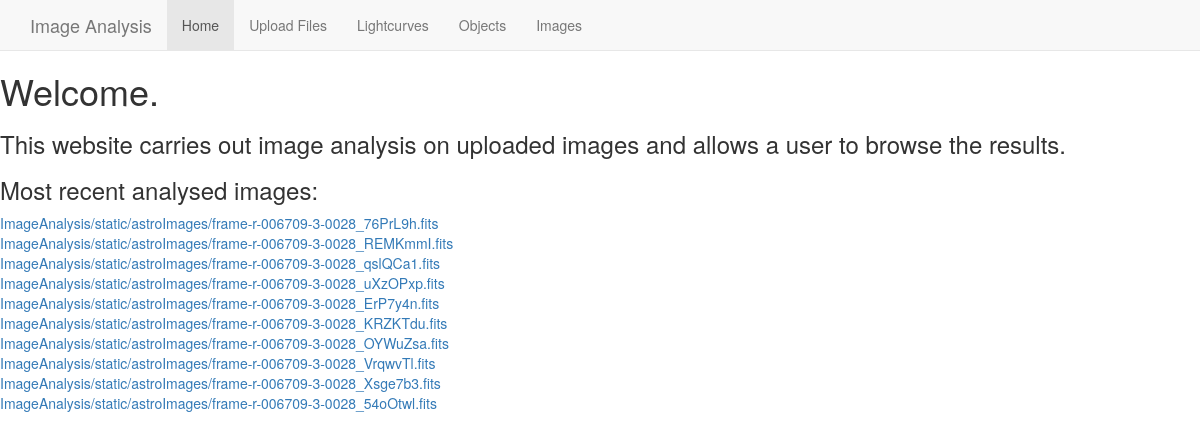
/, run on an earlier commit of the app's database.
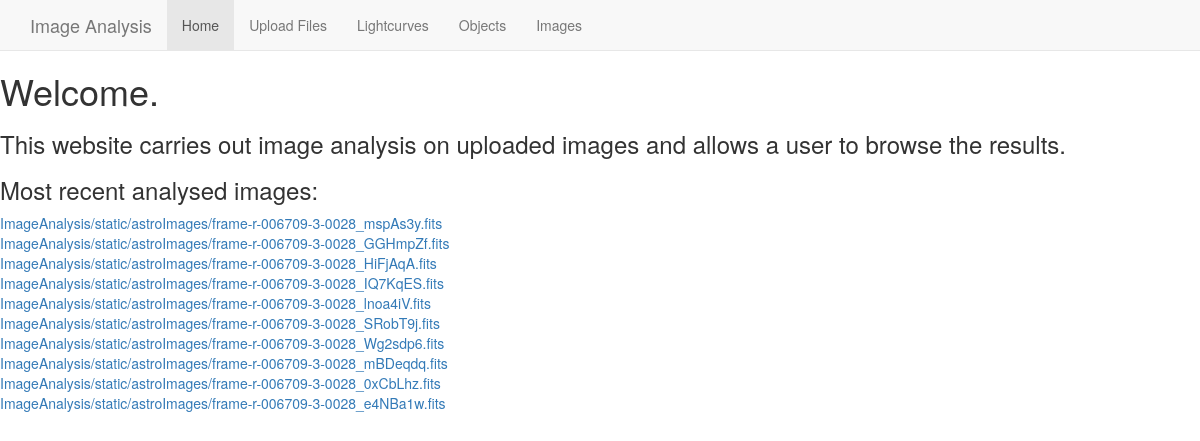
And on a later commit of the database.
### ImageAnalysis/models.py (models this page shows, shortened)
class Image(models.Model):
    sources = models.ManyToManyField(Source, through='SourceInImage', blank=True)
    camera = models.ForeignKey(Camera, on_delete=models.CASCADE)
    cameraFilter = models.CharField(max_length=2)
    imageFile = models.OneToOneField(UploadFile, on_delete=models.CASCADE)
    offset = models.FloatField(default=25.0)
    imageName = models.CharField(max_length=100)
    previewName = models.CharField(max_length=100)
    obsTime = models.DateTimeField()
    path = None #we can use Image.imageFile to return this
    data = None
    header = None
    offset = None #definitely add this to database
    offsetErr = None
    centreCoordinates = None #add this for image coordinate search
    backMean = None
    backMedian = None
    backStd = None
    stars = None
    magnitudes = None
    references = None
    wcsOb = None
    realMagnitudes = None

class UploadFile(models.Model):
    file = models.FileField(upload_to='ImageAnalysis/static/astroImages/')
    uploaded_at = models.DateTimeField(auto_now_add=True)
    def __str__(self):
        return str(self.file)

### ImageAnalysis/views.py (the view)
# urls.py: url(r'^$', views.index, name='index'),
def index(request):
	images = Image.objects.all() #get all images
	numberImages = len(images)
	if numberImages < 10:
		imagesToDisplay = numberImages
	else:
		imagesToDisplay = 10
	images = images[numberImages-imagesToDisplay:numberImages] #get last 10 images or all images if there's not 10
	images = images[::-1] #reverse list
	return render(request, 'ImageAnalysis/index.html', {'images': images})

### ImageAnalysis/templates/ImageAnalysis/index.html (shortened to what this page needs)
{% extends 'base.html' %}
{% block content%}
	<h1>Welcome.</h1>
	<h3>This website carries out image analysis on uploaded images and allows a user to browse the results.</h3>
	<h3>Most recent analysed images: </h3>
	{% for image in images %}
		<a href="{% url 'imageanalysis:image' %}{{image.id}}">{{image.imageFile}}</a><br/>
	{% endfor %}
{% endblock %}

What changed in the data, as far as the page shows it:
no longer on this page (row edited): Image: imageFile "ImageAnalysis/static/astroImages/frame-r-006709-3-0028_76PrL9h.fits"
no longer on this page (row edited): Image: imageFile "ImageAnalysis/static/astroImages/frame-r-006709-3-0028_REMKmmI.fits"
no longer on this page (row edited): Image: imageFile "ImageAnalysis/static/astroImages/frame-r-006709-3-0028_qslQCa1.fits"
no longer on this page (row edited): Image: imageFile "ImageAnalysis/static/astroImages/frame-r-006709-3-0028_uXzOPxp.fits"
no longer on this page (row edited): Image: imageFile "ImageAnalysis/static/astroImages/frame-r-006709-3-0028_ErP7y4n.fits"
no longer on this page (row edited): Image: imageFile "ImageAnalysis/static/astroImages/frame-r-006709-3-0028_KRZKTdu.fits"
no longer on this page (row edited): Image: imageFile "ImageAnalysis/static/astroImages/frame-r-006709-3-0028_OYWuZsa.fits"
no longer on this page (row edited): Image: imageFile "ImageAnalysis/static/astroImages/frame-r-006709-3-0028_VrqwvTl.fits"
no longer on this page (row edited): Image: imageFile "ImageAnalysis/static/astroImages/frame-r-006709-3-0028_Xsge7b3.fits"
no longer on this page (row edited): Image: imageFile "ImageAnalysis/static/astroImages/frame-r-006709-3-0028_54oOtwl.fits"
added Image: imageFile "ImageAnalysis/static/astroImages/frame-r-006709-3-0028_mspAs3y.fits"
added Image: imageFile "ImageAnalysis/static/astroImages/frame-r-006709-3-0028_GGHmpZf.fits"
added Image: imageFile "ImageAnalysis/static/astroImages/frame-r-006709-3-0028_HiFjAqA.fits"
added Image: imageFile "ImageAnalysis/static/astroImages/frame-r-006709-3-0028_IQ7KqES.fits"
added Image: imageFile "ImageAnalysis/static/astroImages/frame-r-006709-3-0028_lnoa4iV.fits"
added Image: imageFile "ImageAnalysis/static/astroImages/frame-r-006709-3-0028_SRobT9j.fits"
added Image: imageFile "ImageAnalysis/static/astroImages/frame-r-006709-3-0028_Wg2sdp6.fits"
added Image: imageFile "ImageAnalysis/static/astroImages/frame-r-006709-3-0028_mBDeqdq.fits"
added Image: imageFile "ImageAnalysis/static/astroImages/frame-r-006709-3-0028_0xCbLhz.fits"
added Image: imageFile "ImageAnalysis/static/astroImages/frame-r-006709-3-0028_e4NBa1w.fits"
